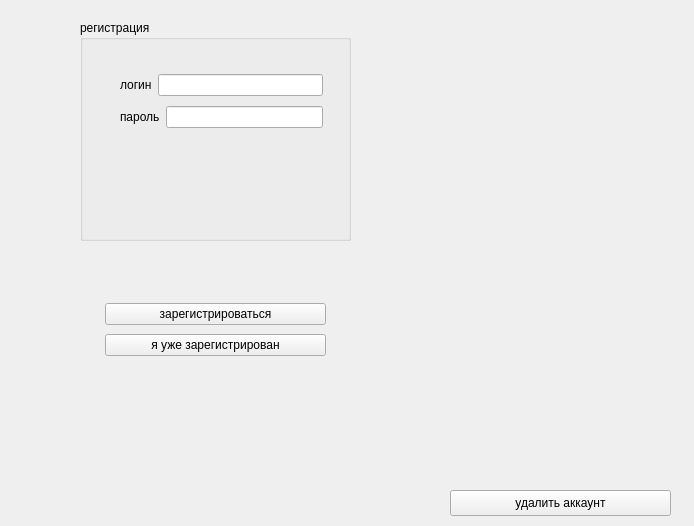
<?xml version="1.0" encoding="UTF-8"?>
<ui version="4.0">
 <class>RegisterPage</class>
 <widget class="QWidget" name="RegisterPage">
  <property name="geometry">
   <rect>
    <x>0</x>
    <y>0</y>
    <width>694</width>
    <height>526</height>
   </rect>
  </property>
  <property name="windowTitle">
   <string>Form</string>
  </property>
  <widget class="QGroupBox" name="groupBox">
   <property name="geometry">
    <rect>
     <x>80</x>
     <y>20</y>
     <width>271</width>
     <height>221</height>
    </rect>
   </property>
   <property name="title">
    <string>регистрация</string>
   </property>
   <widget class="QWidget" name="">
    <property name="geometry">
     <rect>
      <x>40</x>
      <y>50</y>
      <width>203</width>
      <height>64</height>
     </rect>
    </property>
    <layout class="QVBoxLayout" name="verticalLayout">
     <item>
      <layout class="QHBoxLayout" name="horizontalLayout">
       <item>
        <widget class="QLabel" name="label">
         <property name="text">
          <string>логин</string>
         </property>
        </widget>
       </item>
       <item>
        <widget class="QLineEdit" name="loginEdit"/>
       </item>
      </layout>
     </item>
     <item>
      <layout class="QHBoxLayout" name="horizontalLayout_2">
       <item>
        <widget class="QLabel" name="label_2">
         <property name="text">
          <string>пароль</string>
         </property>
        </widget>
       </item>
       <item>
        <widget class="QLineEdit" name="passwordEdit"/>
       </item>
      </layout>
     </item>
    </layout>
   </widget>
  </widget>
  <widget class="QPushButton" name="deleteAccountButton">
   <property name="geometry">
    <rect>
     <x>450</x>
     <y>490</y>
     <width>221</width>
     <height>26</height>
    </rect>
   </property>
   <property name="text">
    <string>удалить аккаунт</string>
   </property>
  </widget>
  <widget class="QLabel" name="errorLabel">
   <property name="geometry">
    <rect>
     <x>50</x>
     <y>250</y>
     <width>341</width>
     <height>41</height>
    </rect>
   </property>
   <property name="styleSheet">
    <string notr="true">color:red</string>
   </property>
   <property name="text">
    <string/>
   </property>
  </widget>
  <widget class="QWidget" name="layoutWidget">
   <property name="geometry">
    <rect>
     <x>105</x>
     <y>300</y>
     <width>221</width>
     <height>60</height>
    </rect>
   </property>
   <layout class="QVBoxLayout" name="verticalLayout_2">
    <item>
     <widget class="QPushButton" name="signUpButton">
      <property name="text">
       <string>зарегистрироваться</string>
      </property>
     </widget>
    </item>
    <item>
     <widget class="QPushButton" name="signInButton">
      <property name="text">
       <string>я уже зарегистрирован</string>
      </property>
     </widget>
    </item>
   </layout>
  </widget>
 </widget>
 <resources/>
 <connections/>
</ui>
